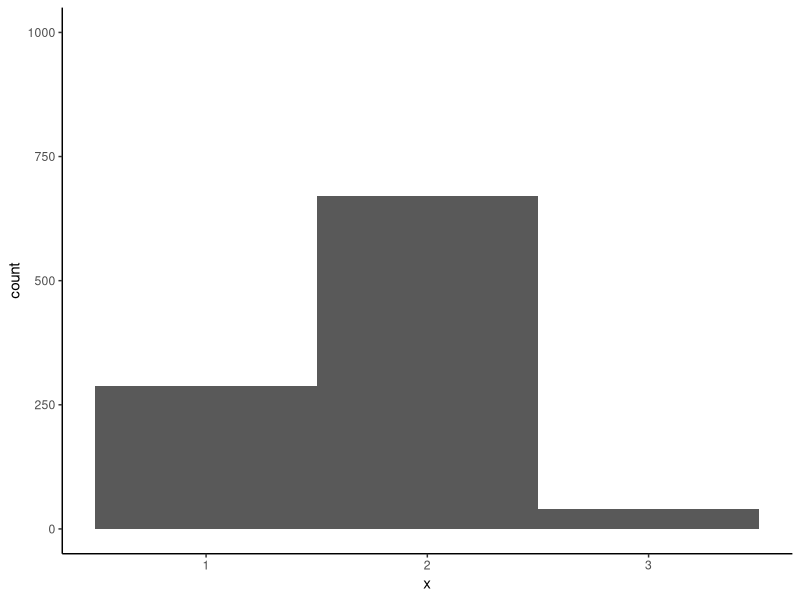

Write R code to recreate this figure.
## ---- chunk 1
knitr::opts_chunk$set(echo=TRUE, fig.align="center", warning=FALSE);
## ---- chunk 2
set.seed(1234);

# Simulate birthdays and return the number of people who share the same birthday
# N  number of people
# J  number of possible birthdays
simulate <- function(N, J) {
  birthdays <- sample.int(J, N, replace=TRUE);
  counts <- table(birthdays);
  max(counts)
}

N <- 30;
J <- 365;
S <- 1000;  # number of simulation rounds
x <- vapply(1:S, function(s) simulate(N, J), 0);
event <- as.integer(x > 1);
estimate <- mean(event);
se <- sd(event) / sqrt(S);
z <- qnorm(1 - 0.05 / 2);
## ---- chunk 3
p1 <- 1;
for (n in 0:(N-1)) {
  p1 <- p1 * (J - n) / J;
}
## ---- chunk 4
library(ggplot2)
ggplot(data.frame(x=x), aes(x)) + theme_classic() +
  geom_histogram(binwidth=1) + ylab("count") + ylim(0, S)
